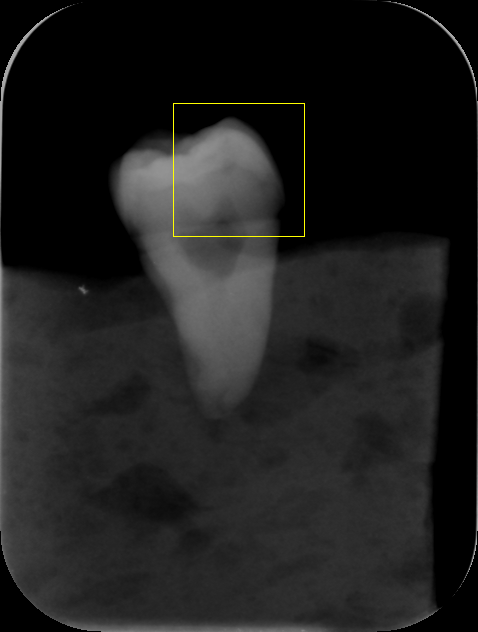
%> input picture 林雨晨代码/gui/picture_save/cnn区域建议.bmp, 478 x 632 px
$ octave --eval "result = fenge(imread('../picture_save/cnn区域建议.bmp'));"   (GNU Octave 9; MATLAB toolbox functions it lacks are replaced by stand-ins)
%> lines starting %> are read from the running program, lines starting %| are printed output that depends on the picture; in (x1, y1, x2, y2) boxes, pixels count from 0 and x2, y2 are one past the last pixel; in counts of white or black regions, pixels touching at a corner belong together; the program's own positions count from 1
%% 图像分割函数
function imgf = fenge(rgb)
%% 将图像转化为灰度图
if ndims(rgb) == 3
    I = rgb2gray(rgb);
else
    I = rgb;
end

%% 使用Sobel边缘算子对图像进行水平和垂直方向的滤波
hy = fspecial('sobel'); %使用预设算子
hx = hy';
Iy = imfilter(double(I), hy, 'replicate'); %滤波
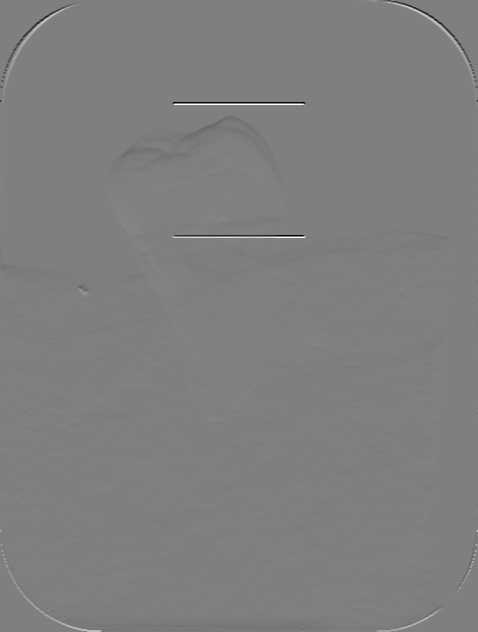
%> Iy: size 632x478 double; min -904, max 904, mean -0.7; drawn with min black and max white
Ix = imfilter(double(I), hx, 'replicate');
gradmag = sqrt(Ix.^2 + Iy.^2);

%% 标记前景对象
se = strel('disk', 20);%生成指定图像

%% 通过腐蚀后重建来做基于开的重建
Ie = imerode(I, se); %腐蚀
Iobr = imreconstruct(Ie, I);%重建

%% 进行闭操作，移除较暗的斑点和枝干标记。
%图像扩张和重建
Iobrd = imdilate(Iobr, se);%膨胀
Iobrcbr = imreconstruct(imcomplement(Iobrd), imcomplement(Iobr));%重建
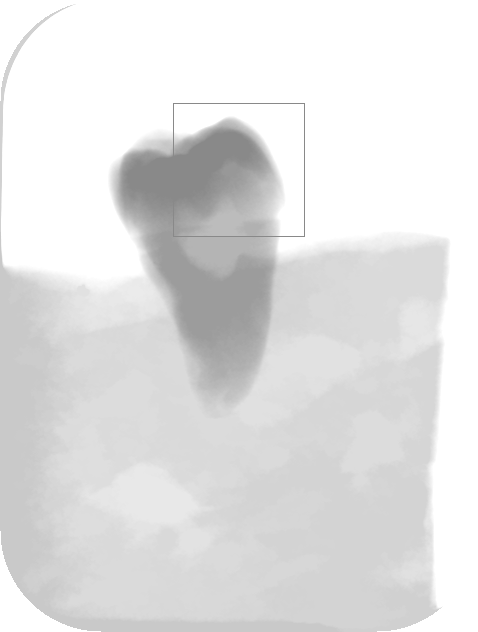
%> Iobrcbr: size 632x478 uint8; min 137, max 255, mean 226.1
Iobrcbr = imcomplement(Iobrcbr);%取反

fgm = imregionalmax(Iobrcbr);
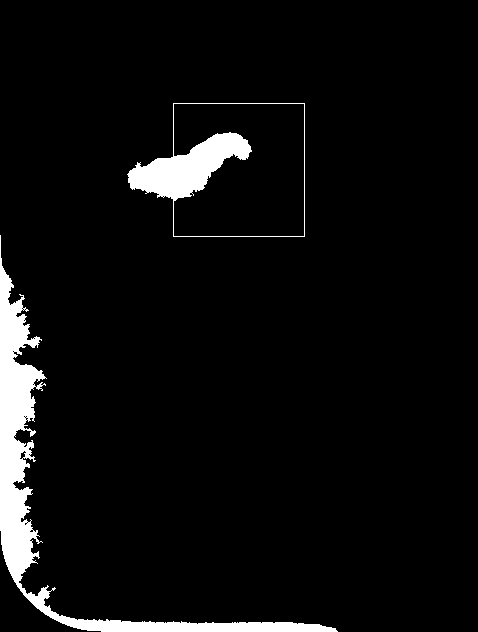
%> fgm: size 632x478 logical; 5.2% white; 2 white regions, box (x1, y1, x2, y2) and area: (0, 235, 338, 632) 11308, (127, 103, 305, 237) 4542

%通过闭操作和腐蚀操作清理标记斑点的边缘并收缩
se2 = strel(ones(5,5));
fgm2 = imclose(fgm, se2);%闭
%> fgm2: size 632x478 logical; 5.5% white; 2 white regions, box (x1, y1, x2, y2) and area: (0, 235, 338, 632) 11937, (127, 103, 305, 237) 4604
fgm3 = imerode(fgm2, se2);%腐蚀
%> fgm3: size 632x478 logical; 4.2% white; 3 white regions, box (x1, y1, x2, y2) and area: (0, 268, 43, 583) 7227, (130, 135, 249, 197) 3335, (27, 589, 334, 632) 2154

%% 移除孤立像素
fgm4 = bwareaopen(fgm3, 20);%删除小于20的部分

%% 从阈值操作开始标记背景
bw = im2bw(Iobrcbr, graythresh(Iobrcbr));
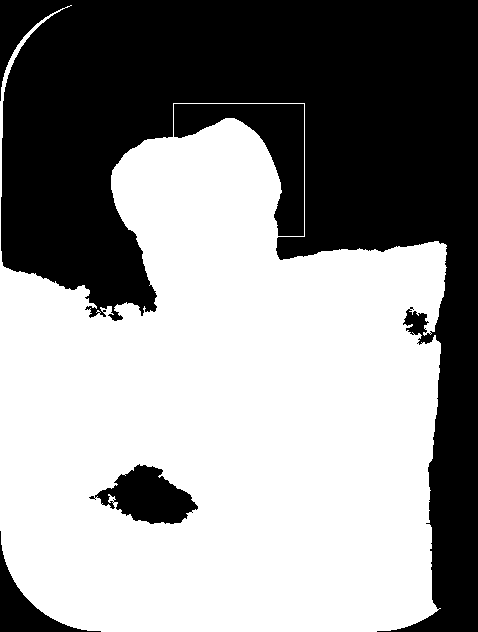
%> bw: size 632x478 logical; 57.1% white; 4 black regions, box (x1, y1, x2, y2) and area: (0, 0, 478, 632) 117337, (174, 104, 304, 236) 6343, (89, 464, 198, 524) 3542, (0, 531, 101, 632) 2298

D = bwdist(bw);
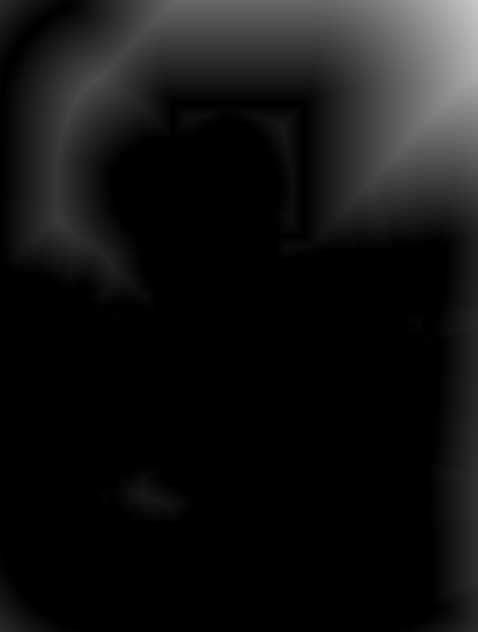
%> D: size 632x478 single; min 0, max 201.3, mean 19
DL = watershed(D);
%> DL: size 632x478 uint8; every value is 1

bgm = DL == 0;
%> bgm: size 632x478 logical; every value is 0

%% 计算分割函数的分水岭变换（强调极小值）
gradmag2 = imimposemin(gradmag, bgm | fgm4);

%% 进行分水岭变换
L = watershed(gradmag2);
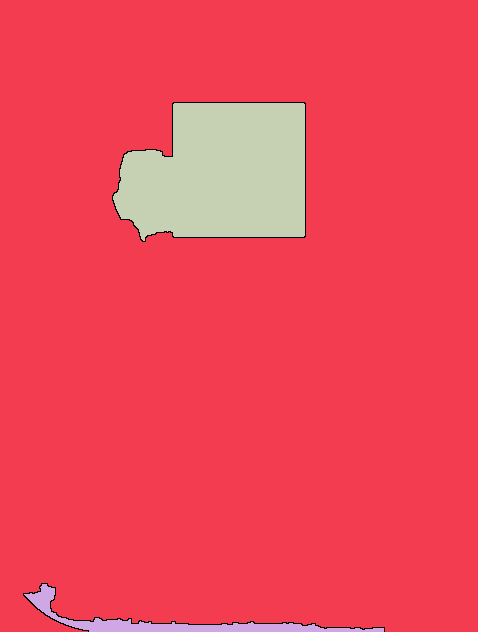
%> L: size 632x478 uint8; 4 distinct labels, from 0 to 3; one colour per label, 0 black

%%
imgf = label2rgb(L, 'jet', 'w', 'shuffle');
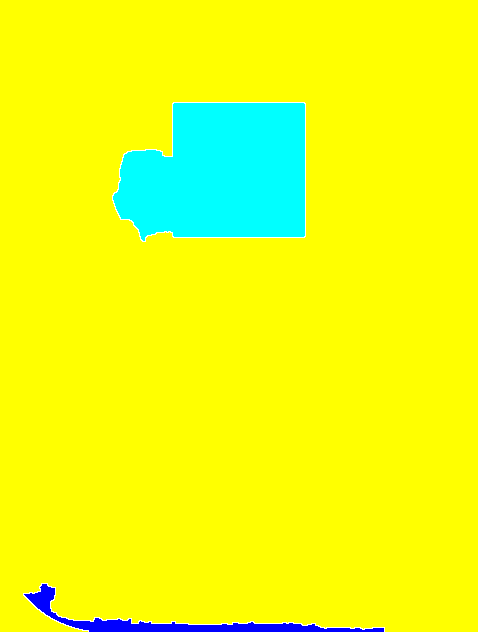
%> imgf: size 632x478x3 uint8; mean R, G, B 234.1, 252.5, 22
end
